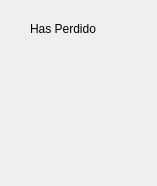
<?xml version="1.0" encoding="UTF-8"?>
<ui version="4.0">
 <class>PaulaLoss</class>
 <widget class="QDialog" name="PaulaLoss">
  <property name="geometry">
   <rect>
    <x>0</x>
    <y>0</y>
    <width>157</width>
    <height>186</height>
   </rect>
  </property>
  <property name="windowTitle">
   <string>Dialog</string>
  </property>
  <widget class="QLabel" name="label">
   <property name="geometry">
    <rect>
     <x>30</x>
     <y>20</y>
     <width>81</width>
     <height>17</height>
    </rect>
   </property>
   <property name="text">
    <string>Has Perdido</string>
   </property>
  </widget>
  <widget class="QLabel" name="label_2">
   <property name="geometry">
    <rect>
     <x>60</x>
     <y>50</y>
     <width>67</width>
     <height>101</height>
    </rect>
   </property>
   <property name="text">
    <string/>
   </property>
   <property name="pixmap">
    <pixmap resource="Sprites/resource.qrc">:/Paula_Ghost.gif</pixmap>
   </property>
  </widget>
 </widget>
 <resources>
  <include location="Sprites/resource.qrc"/>
 </resources>
 <connections/>
</ui>
